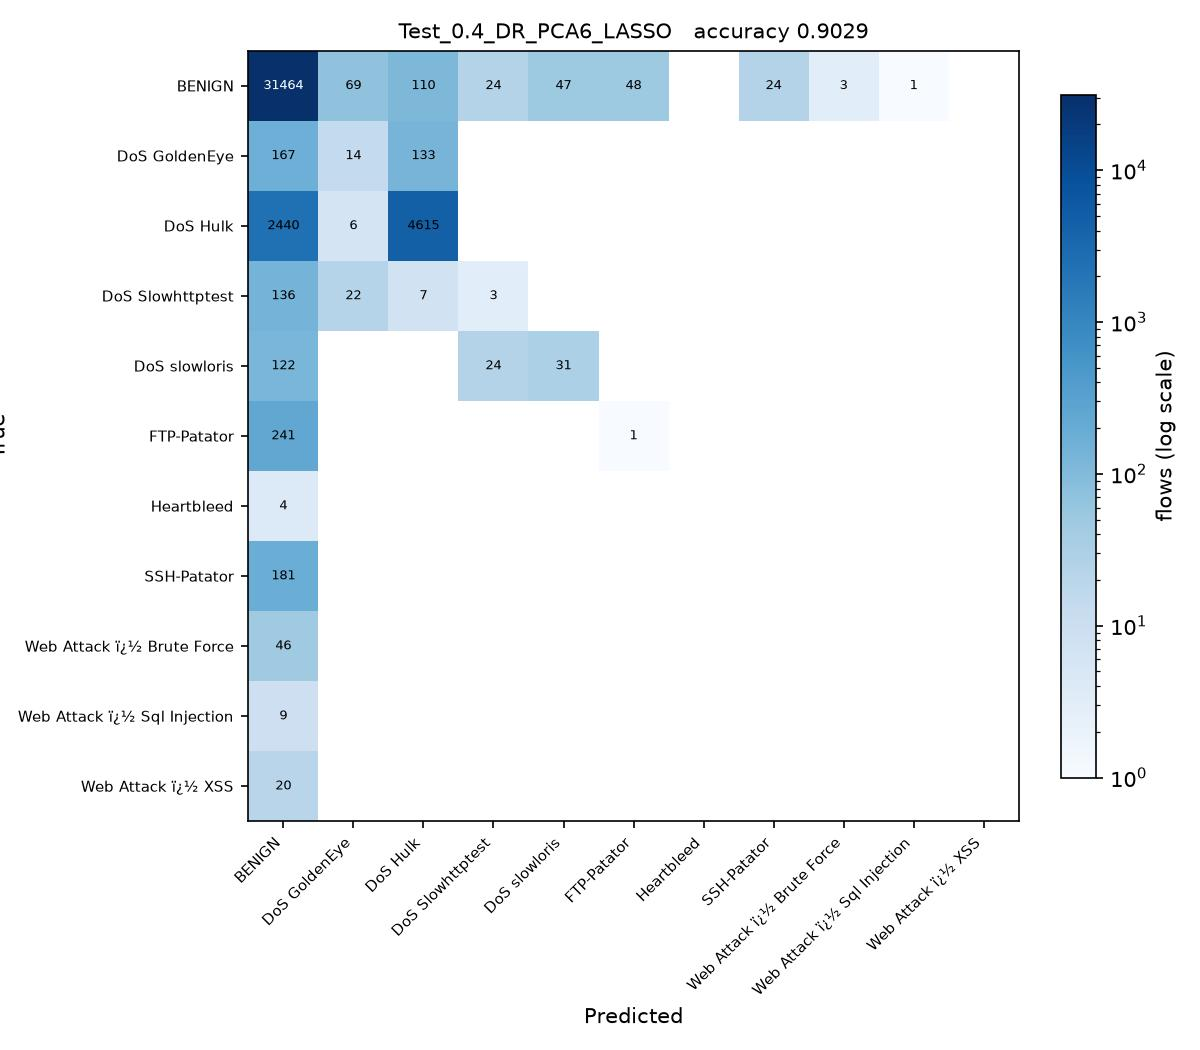

Here is the Python script that generated this plot:
# Test_0.4_DR_PCA6_LASSO.py
#
# Test size 0.4  |  PCA, 6 components  |  Lasso Regression -> SGDClassifier(penalty='l1') (sheet #4)
#
# This is SGDC_60_40.py with the changes marked CHANGE below and nothing else.
#
# Sheet entry 4 is Lasso(alpha=0.1), a regressor. Its defining feature is the
# L1 penalty, which SGDClassifier(penalty='l1') applies to a classifier.
# alpha is left at the SGDClassifier default: the sheet's 0.1 is scaled to
# Lasso's own loss and means something different here.

import os
from pathlib import Path

# CHANGE 1: run from the project folder, so the CSV names below resolve, and
# read them as latin-1. The Web Attack labels contain byte 0x96, which the
# default utf-8 decoder rejects with UnicodeDecodeError.
os.chdir(Path(__file__).resolve().parent.parent)
import numpy as np
import pandas as pd

df1 = pd.read_csv(r'C:\Users\Karthika\OneDrive\Desktop\ACN_PCA_75_Runs\Scripts\Tuesday-WorkingHours.pcap_ISCX (1).csv', low_memory=True, encoding='latin-1')
df2 = pd.read_csv(r'C:\Users\Karthika\OneDrive\Desktop\ACN_PCA_75_Runs\Scripts\Wednesday-workingHours.pcap_ISCX.csv', low_memory=True, encoding='latin-1')
df3 = pd.read_csv(r'C:\Users\Karthika\OneDrive\Desktop\ACN_PCA_75_Runs\Scripts\Thursday-WorkingHours-Morning-WebAttacks.pcap_ISCX.csv', low_memory=True, encoding='latin-1')

dataset = pd.concat([df1, df2, df3], ignore_index=True)

dataset.columns = dataset.columns.str.strip()

# CHANGE 2: a stratified sample of 100000 flows, the same for every run.
# The full three captures hold about 1.3 million flows, which makes 75 runs
# impractical. At least 50 flows of every class are kept.
label = dataset.columns[-1]
dataset = pd.concat(
    [g.sample(n=min(len(g), max(50, round(100000 * len(g) / len(dataset)))), random_state=0)
     for _, g in dataset.groupby(label)],
    ignore_index=True
)

X = dataset.iloc[:, :-1]
y = dataset.iloc[:, -1]

X = X.apply(pd.to_numeric, errors='coerce')

X.replace([np.inf, -np.inf], np.nan, inplace=True)

from sklearn.impute import SimpleImputer

imputer = SimpleImputer(missing_values=np.nan, strategy='mean')
X = imputer.fit_transform(X)

from sklearn.preprocessing import LabelEncoder

labelencoder_y = LabelEncoder()
y = labelencoder_y.fit_transform(y)

from sklearn.model_selection import train_test_split

X_train, X_test, y_train, y_test = train_test_split(
    X,
    y,
    test_size=0.4,   # CHANGE 3: test size
    random_state=0,
    stratify=y
)

# CHANGE 4: PCA, from PCA_LDA_KErnel_PCA_CODE.pdf (fitted on training data only).
# PCA follows the directions of largest variance, so the features have to be on
# a common scale first, otherwise the components just track whichever column has
# the biggest units. The scaler is fitted on the training split only.
from sklearn.preprocessing import StandardScaler
from sklearn.decomposition import PCA

scaler = StandardScaler()
X_train = scaler.fit_transform(X_train)
X_test = scaler.transform(X_test)

pca = PCA(n_components=6)
X_train = pca.fit_transform(X_train)          # no labels: PCA is unsupervised
X_test = pca.transform(X_test)
print("\nVariance explained by 6 components : {:.4f}".format(pca.explained_variance_ratio_.sum()))

# CHANGE 5: Lasso Regression -> SGDClassifier(penalty='l1') (sheet #4) in place of SGDClassifier
from sklearn.linear_model import SGDClassifier

classifier = SGDClassifier(
    loss='hinge',
    penalty='l1',
    alpha=0.0001,
    max_iter=1000,
    tol=1e-3,
    random_state=0
)

classifier.fit(X_train, y_train)

y_pred = classifier.predict(X_test) 

from sklearn.metrics import confusion_matrix
from sklearn.metrics import accuracy_score
from sklearn.metrics import precision_score
from sklearn.metrics import recall_score
from sklearn.metrics import f1_score
from sklearn.metrics import classification_report

cm = confusion_matrix(y_test, y_pred)

print("Confusion Matrix:\n")
print(cm)

print("\nAccuracy : {:.4f}".format(accuracy_score(y_test, y_pred)))
print("\nPrecision : {:.4f}".format(precision_score(y_test, y_pred, average='weighted')))
print("\nRecall : {:.4f}".format(recall_score(y_test, y_pred, average='weighted')))
print("\nF1 Score : {:.4f}".format(f1_score(y_test, y_pred, average='weighted')))

print("\nClassification Report:\n")
print(classification_report(y_test, y_pred))
# CHANGE 6: save the confusion matrix as Test_0.4_DR_PCA6_LASSO.jpg and record the result
import matplotlib
matplotlib.use('Agg')
import matplotlib.pyplot as plt
from matplotlib.colors import LogNorm

here = Path(__file__).resolve().parent
names = [str(c) for c in labelencoder_y.classes_]
fig, ax = plt.subplots(figsize=(8, 7))
im = ax.imshow(cm, cmap='Blues', norm=LogNorm(vmin=1))
ax.set_xticks(range(len(names)), names, rotation=45, ha='right', fontsize=7)
ax.set_yticks(range(len(names)), names, fontsize=7)
ax.set_xlabel('Predicted')
ax.set_ylabel('True')
ax.set_title('Test_0.4_DR_PCA6_LASSO   accuracy {:.4f}'.format(accuracy_score(y_test, y_pred)), fontsize=10)
for i in range(cm.shape[0]):
    for j in range(cm.shape[1]):
        if cm[i, j]:
            ax.text(j, i, cm[i, j], ha='center', va='center', fontsize=6,
                    color='white' if cm[i, j] > cm.max() / 3 else 'black')
fig.colorbar(im, ax=ax, fraction=0.04, label='flows (log scale)')
fig.tight_layout()
fig.savefig(here / 'Test_0.4_DR_PCA6_LASSO.jpg', dpi=150)
plt.close(fig)

row = pd.DataFrame([{
    'Test': 0.4, 'DR': 'PCA6', 'Clas': 'LASSO',
    'Acc': round(accuracy_score(y_test, y_pred), 4),
    'Pre': round(precision_score(y_test, y_pred, average='weighted', zero_division=0), 4),
    'Rec': round(recall_score(y_test, y_pred, average='weighted', zero_division=0), 4),
    'F1': round(f1_score(y_test, y_pred, average='weighted', zero_division=0), 4),
    'script': 'Test_0.4_DR_PCA6_LASSO',
}])
out = here.parent / 'results' / '75_runs.csv'
out.parent.mkdir(exist_ok=True)
if out.exists():
    old = pd.read_csv(out)
    row = pd.concat([old[old['script'] != 'Test_0.4_DR_PCA6_LASSO'], row], ignore_index=True)
row.to_csv(out, index=False)
